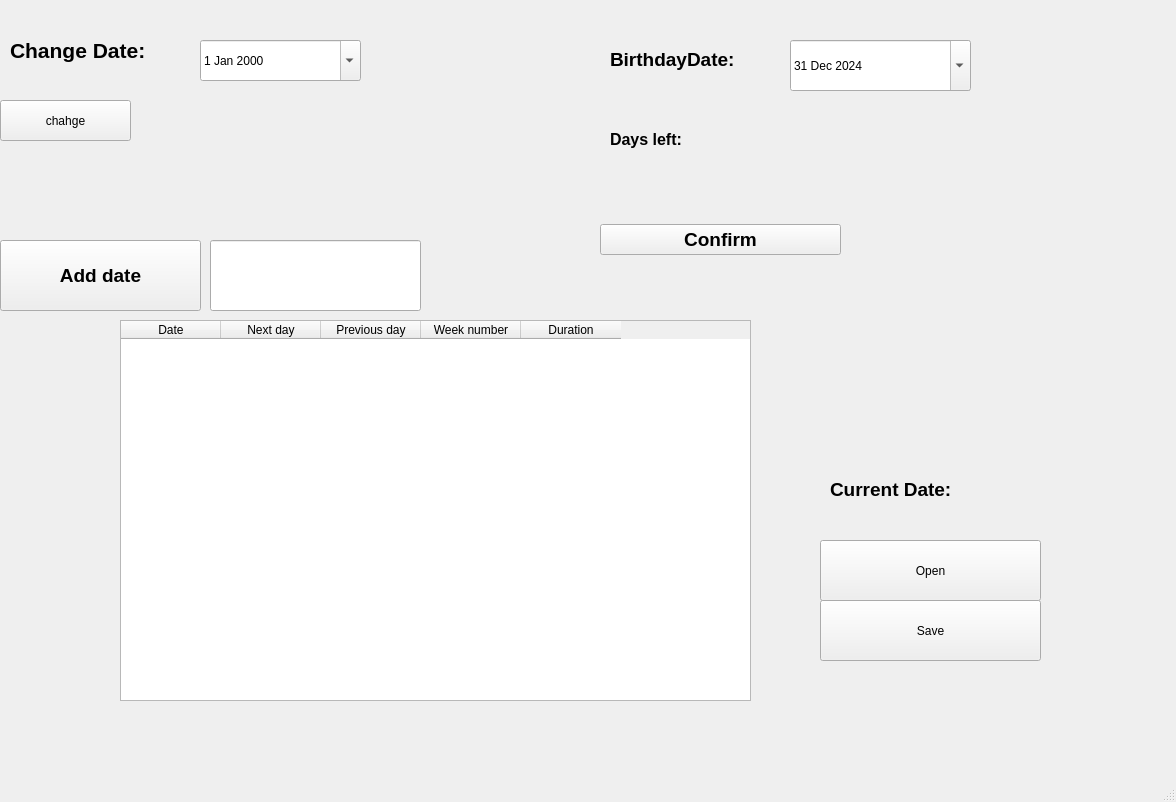
<?xml version="1.0" encoding="UTF-8"?>
<ui version="4.0">
 <class>MainWindow</class>
 <widget class="QMainWindow" name="MainWindow">
  <property name="geometry">
   <rect>
    <x>0</x>
    <y>0</y>
    <width>1176</width>
    <height>802</height>
   </rect>
  </property>
  <property name="windowTitle">
   <string>MainWindow</string>
  </property>
  <widget class="QWidget" name="centralwidget">
   <widget class="QLabel" name="label">
    <property name="geometry">
     <rect>
      <x>160</x>
      <y>90</y>
      <width>191</width>
      <height>51</height>
     </rect>
    </property>
    <property name="text">
     <string/>
    </property>
   </widget>
   <widget class="QTableWidget" name="table">
    <property name="geometry">
     <rect>
      <x>120</x>
      <y>320</y>
      <width>631</width>
      <height>381</height>
     </rect>
    </property>
    <property name="minimumSize">
     <size>
      <width>561</width>
      <height>0</height>
     </size>
    </property>
    <column>
     <property name="text">
      <string>Date</string>
     </property>
    </column>
    <column>
     <property name="text">
      <string>Next day</string>
     </property>
    </column>
    <column>
     <property name="text">
      <string>Previous day</string>
     </property>
    </column>
    <column>
     <property name="text">
      <string>Week number</string>
     </property>
    </column>
    <column>
     <property name="text">
      <string>Duration</string>
     </property>
    </column>
   </widget>
   <widget class="QPushButton" name="savefile">
    <property name="geometry">
     <rect>
      <x>820</x>
      <y>600</y>
      <width>221</width>
      <height>61</height>
     </rect>
    </property>
    <property name="text">
     <string>Save</string>
    </property>
   </widget>
   <widget class="QPushButton" name="open">
    <property name="geometry">
     <rect>
      <x>820</x>
      <y>540</y>
      <width>221</width>
      <height>61</height>
     </rect>
    </property>
    <property name="text">
     <string>Open</string>
    </property>
   </widget>
   <widget class="QLabel" name="currentDateText">
    <property name="geometry">
     <rect>
      <x>830</x>
      <y>450</y>
      <width>236</width>
      <height>78</height>
     </rect>
    </property>
    <property name="font">
     <font>
      <pointsize>14</pointsize>
      <bold>true</bold>
     </font>
    </property>
    <property name="text">
     <string>Current Date:</string>
    </property>
   </widget>
   <widget class="QLabel" name="currentDa">
    <property name="geometry">
     <rect>
      <x>1020</x>
      <y>470</y>
      <width>131</width>
      <height>41</height>
     </rect>
    </property>
    <property name="text">
     <string/>
    </property>
   </widget>
   <widget class="QWidget" name="horizontalLayoutWidget_2">
    <property name="geometry">
     <rect>
      <x>600</x>
      <y>200</y>
      <width>241</width>
      <height>80</height>
     </rect>
    </property>
    <layout class="QHBoxLayout" name="horizontalLayout_2">
     <item>
      <widget class="QPushButton" name="confirmBirthdayDate">
       <property name="font">
        <font>
         <pointsize>14</pointsize>
         <bold>true</bold>
        </font>
       </property>
       <property name="text">
        <string>Confirm</string>
       </property>
      </widget>
     </item>
    </layout>
   </widget>
   <widget class="QDateEdit" name="dateEdit">
    <property name="geometry">
     <rect>
      <x>790</x>
      <y>40</y>
      <width>181</width>
      <height>51</height>
     </rect>
    </property>
    <property name="maximumDateTime">
     <datetime>
      <hour>11</hour>
      <minute>59</minute>
      <second>59</second>
      <year>2024</year>
      <month>12</month>
      <day>31</day>
     </datetime>
    </property>
    <property name="minimumDateTime">
     <datetime>
      <hour>12</hour>
      <minute>0</minute>
      <second>0</second>
      <year>2023</year>
      <month>12</month>
      <day>31</day>
     </datetime>
    </property>
    <property name="maximumDate">
     <date>
      <year>2024</year>
      <month>12</month>
      <day>31</day>
     </date>
    </property>
    <property name="calendarPopup">
     <bool>true</bool>
    </property>
    <property name="date">
     <date>
      <year>2024</year>
      <month>12</month>
      <day>31</day>
     </date>
    </property>
   </widget>
   <widget class="QLabel" name="BirthdayDateText">
    <property name="geometry">
     <rect>
      <x>610</x>
      <y>30</y>
      <width>226</width>
      <height>59</height>
     </rect>
    </property>
    <property name="font">
     <font>
      <pointsize>14</pointsize>
      <bold>true</bold>
     </font>
    </property>
    <property name="text">
     <string>BirthdayDate:</string>
    </property>
   </widget>
   <widget class="QLabel" name="daysLeftText">
    <property name="geometry">
     <rect>
      <x>610</x>
      <y>100</y>
      <width>239</width>
      <height>78</height>
     </rect>
    </property>
    <property name="font">
     <font>
      <pointsize>12</pointsize>
      <bold>true</bold>
     </font>
    </property>
    <property name="text">
     <string>Days left:</string>
    </property>
   </widget>
   <widget class="QLabel" name="DaysLeft">
    <property name="geometry">
     <rect>
      <x>790</x>
      <y>110</y>
      <width>171</width>
      <height>78</height>
     </rect>
    </property>
    <property name="text">
     <string/>
    </property>
   </widget>
   <widget class="QDateEdit" name="changeDate">
    <property name="geometry">
     <rect>
      <x>200</x>
      <y>40</y>
      <width>161</width>
      <height>41</height>
     </rect>
    </property>
    <property name="calendarPopup">
     <bool>true</bool>
    </property>
   </widget>
   <widget class="QPushButton" name="change">
    <property name="geometry">
     <rect>
      <x>0</x>
      <y>100</y>
      <width>131</width>
      <height>41</height>
     </rect>
    </property>
    <property name="text">
     <string>chahge</string>
    </property>
   </widget>
   <widget class="QLabel" name="label_2">
    <property name="geometry">
     <rect>
      <x>10</x>
      <y>20</y>
      <width>191</width>
      <height>61</height>
     </rect>
    </property>
    <property name="font">
     <font>
      <pointsize>16</pointsize>
      <bold>true</bold>
     </font>
    </property>
    <property name="text">
     <string>Change Date:</string>
    </property>
   </widget>
   <widget class="QLineEdit" name="addDate">
    <property name="geometry">
     <rect>
      <x>210</x>
      <y>240</y>
      <width>211</width>
      <height>71</height>
     </rect>
    </property>
   </widget>
   <widget class="QPushButton" name="add_date">
    <property name="geometry">
     <rect>
      <x>0</x>
      <y>240</y>
      <width>201</width>
      <height>71</height>
     </rect>
    </property>
    <property name="font">
     <font>
      <pointsize>14</pointsize>
      <bold>true</bold>
     </font>
    </property>
    <property name="text">
     <string>Add date</string>
    </property>
   </widget>
  </widget>
  <widget class="QMenuBar" name="menubar">
   <property name="geometry">
    <rect>
     <x>0</x>
     <y>0</y>
     <width>1176</width>
     <height>26</height>
    </rect>
   </property>
  </widget>
  <widget class="QStatusBar" name="statusbar"/>
 </widget>
 <resources/>
 <connections/>
</ui>
